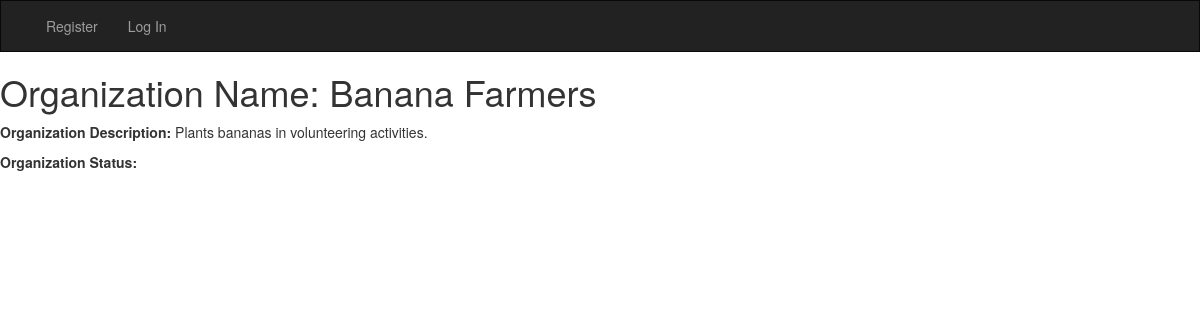
The app's page /volunto/organization/1, older data.
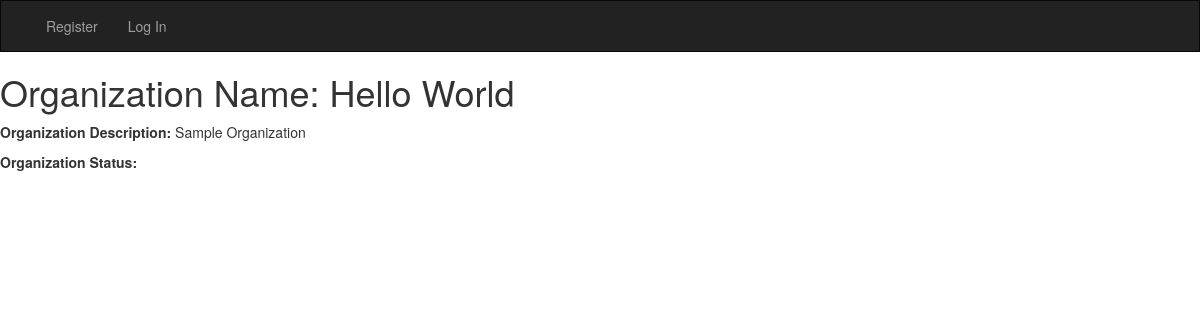
The same page, newer data.
### volunto/models.py (models this page shows, shortened)
class Organization(models.Model):
	orgname = models.CharField(max_length=200)
	orgdesc = models.TextField(max_length=200)
	orgid = models.AutoField(primary_key=True)
	orgusername = models.CharField(max_length=200)
	orgpw = models.CharField(max_length=30, default="")
	ORG_STATUS = (
		(1, 'Active'),
		(2, 'Inactive'),
		(3, 'In-review')
		)
	orgstat = models.PositiveIntegerField(choices=ORG_STATUS, default=3)

### volunto/views.py (the view)
# urls.py: url(r'^organization/(?P<pk>\d+)$', views.OrganizationDetailView.as_view(), name='organization-detail'),
class OrganizationDetailView(generic.DetailView):
	model = Organization
	template_name = 'volunto/organization_detail.html'

### volunto/templates/volunto/organization_detail.html
{% extends "volunto/base_visitor.html" %}
{% block content %}
<h1>Organization Name: {{ organization.orgname }}</h1>
<p><strong>Organization Description:</strong> {{ organization.orgdesc }}</p>
<p><strong>Organization Status:</strong> {{ organization.get_org_status }}</p>
{% endblock %}

Row changes from the older to the newer data that the page shows:
changed Organization: orgname "Banana Farmers" → "Hello World"; orgdesc "Plants bananas in volunteering activities." → "Sample Organization"
